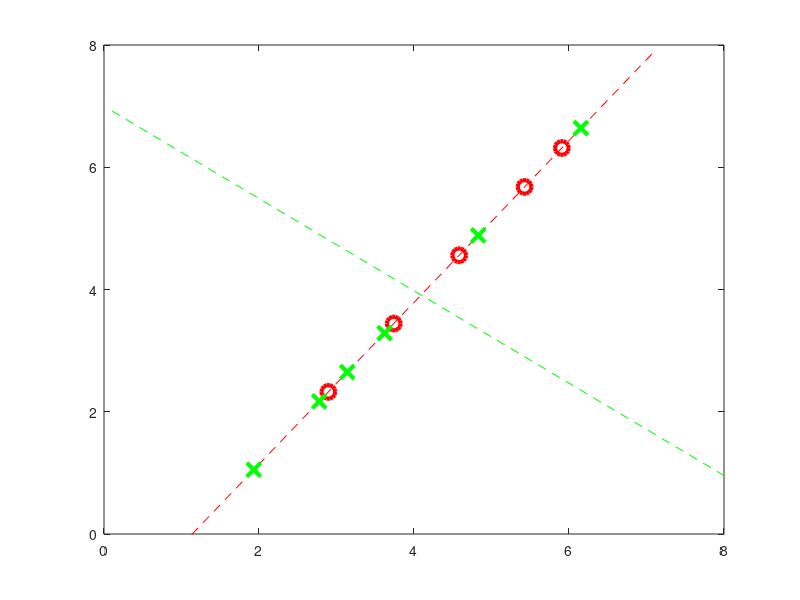

This figure's MATLAB source:
X = [2 3;3 4;4 5;5 6;5 7;2 1;3 2;4 2;4 3;6 4;7 6];
c = [  1;  1;  1;  1;  1;  2;  2;  2;  2;  2;  2]; 


c1 = X(find(c==1),:)
c2 = X(find(c==2),:)


figure;

p1 = plot(c1(:,1), c1(:,2), "ro", "markersize",10, "linewidth", 3); hold on;
p2 = plot(c2(:,1), c2(:,2), "go", "markersize",10, "linewidth", 3)

xlim([0 8])
ylim([0 8])

mu = mean(X)
Xm = bsxfun(@minus, X, mu)
C = cov(Xm)
[V,D] = eig(C)

[D, i] = sort(diag(D), 'descend');
V = V(:,i);


scale = 5
pc1 = line([mu(1) - scale * V(1,1) mu(1) + scale * V(1,1)], [mu(2) - scale * V(2,1) mu(2) + scale * V(2,1)]);
pc2 = line([mu(1) - scale * V(1,2) mu(1) + scale * V(1,2)], [mu(2) - scale * V(2,2) mu(2) + scale * V(2,2)]);

set(pc1, 'color', [1 0 0], "linestyle", "--")
set(pc2, 'color', [0 1 0], "linestyle", "--")


z = Xm*V(:,1)
% and reconstruct it
p = z*V(:,1)'
p = bsxfun(@plus, p, mu)


delete(p1);delete(p2);

y1 = p(find(c==1),:)
y2 = p(find(c==2),:)

p1 = plot(y1(:,1),y1(:,2),"ro", "markersize", 10, "linewidth", 3);
p2 = plot(y2(:,1), y2(:,2),"gx", "markersize", 10, "linewidth", 3); 